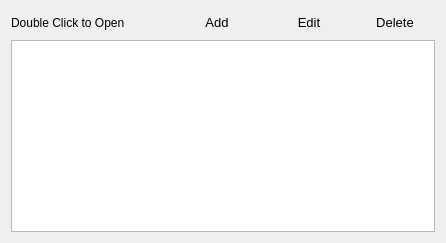
      <widget class="QWidget" name="favoritesTab">
       <attribute name="title">
        <string>Favorites</string>
       </attribute>
       <layout class="QGridLayout" name="gridLayout_3">
        <item row="1" column="1">
         <spacer name="horizontalSpacer_3">
          <property name="orientation">
           <enum>Qt::Horizontal</enum>
          </property>
          <property name="sizeHint" stdset="0">
           <size>
            <width>40</width>
            <height>20</height>
           </size>
          </property>
         </spacer>
        </item>
        <item row="1" column="4">
         <widget class="QPushButton" name="editButton">
          <property name="font">
           <font>
            <pointsize>10</pointsize>
           </font>
          </property>
          <property name="text">
           <string>Edit</string>
          </property>
          <property name="flat">
           <bool>true</bool>
          </property>
         </widget>
        </item>
        <item row="1" column="5">
         <widget class="QPushButton" name="deleteButton">
          <property name="font">
           <font>
            <pointsize>10</pointsize>
           </font>
          </property>
          <property name="text">
           <string>Delete</string>
          </property>
          <property name="flat">
           <bool>true</bool>
          </property>
         </widget>
        </item>
        <item row="1" column="2">
         <widget class="QPushButton" name="addButton">
          <property name="palette">
           <palette>
            <active>
             <colorrole role="Button">
              <brush brushstyle="SolidPattern">
               <color alpha="255">
                <red>86</red>
                <green>52</green>
                <blue>121</blue>
               </color>
              </brush>
             </colorrole>
            </active>
            <inactive>
             <colorrole role="Button">
              <brush brushstyle="SolidPattern">
               <color alpha="255">
                <red>86</red>
                <green>52</green>
                <blue>121</blue>
               </color>
              </brush>
             </colorrole>
            </inactive>
            <disabled>
             <colorrole role="Button">
              <brush brushstyle="SolidPattern">
               <color alpha="255">
                <red>86</red>
                <green>52</green>
                <blue>121</blue>
               </color>
              </brush>
             </colorrole>
            </disabled>
           </palette>
          </property>
          <property name="font">
           <font>
            <pointsize>10</pointsize>
           </font>
          </property>
          <property name="text">
           <string>Add</string>
          </property>
          <property name="flat">
           <bool>true</bool>
          </property>
         </widget>
        </item>
        <item row="1" column="0">
         <widget class="QLabel" name="label_4">
          <property name="text">
           <string>Double Click to Open</string>
          </property>
         </widget>
        </item>
        <item row="2" column="0" colspan="6">
         <widget class="QListWidget" name="favoritesListWidget">
          <property name="font">
           <font>
            <pointsize>12</pointsize>
           </font>
          </property>
         </widget>
        </item>
       </layout>
      </widget>
